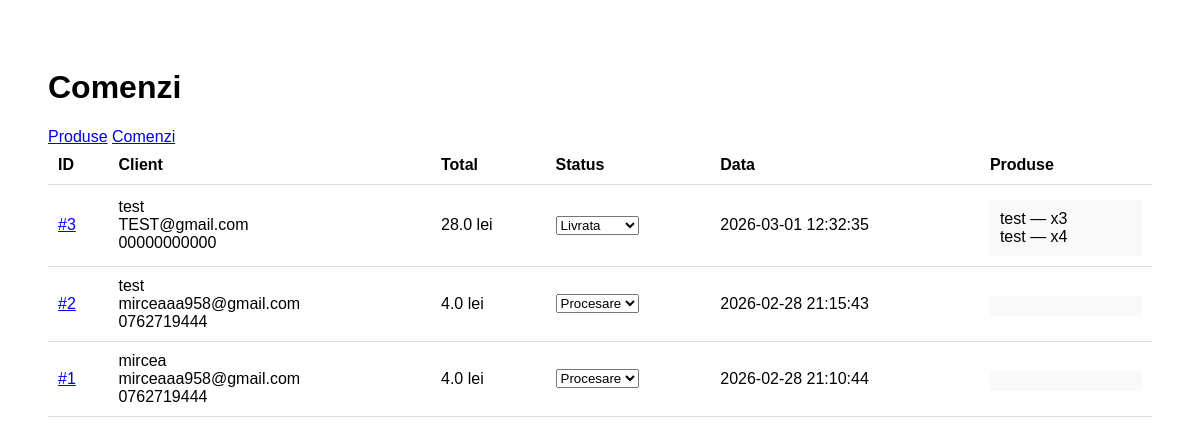
The page /admin/comenzi on the database as committed earlier.
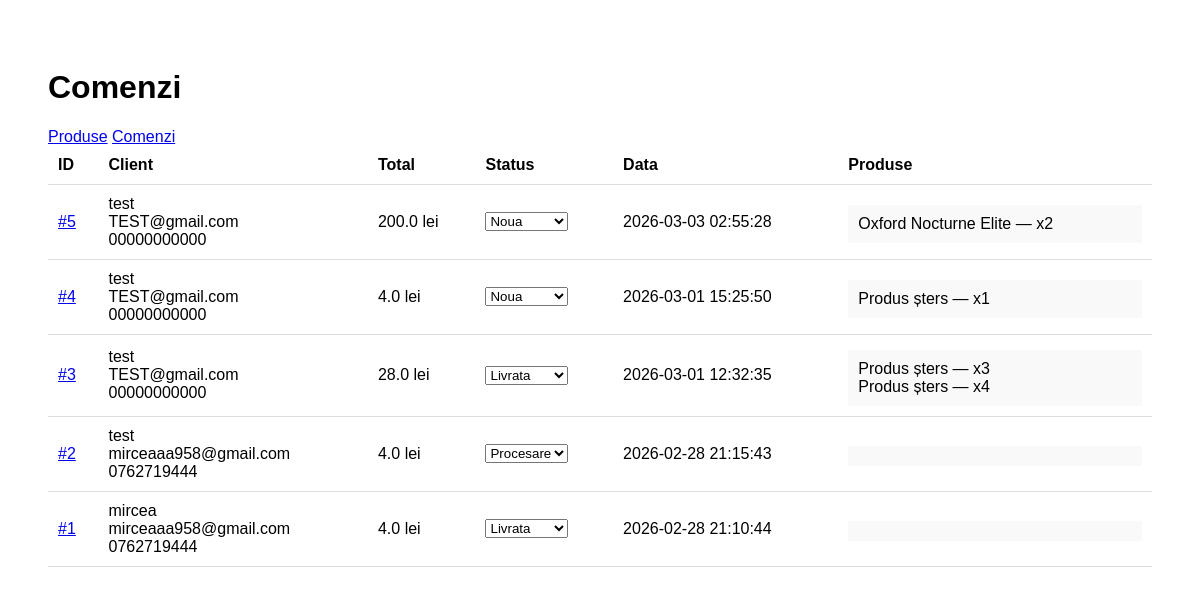
The same page on the database as committed later.
### tables this page shows
CREATE TABLE comenzi (
            id INTEGER PRIMARY KEY AUTOINCREMENT,
            nume TEXT,
            email TEXT,
            telefon TEXT,
            adresa TEXT,
            total REAL,
            data TEXT
        , produse TEXT, status TEXT DEFAULT 'Noua');

### app.py (the view)
@app.route("/admin/comenzi")
def admin_comenzi():
    db = get_db()
    rows = db.execute(
        "SELECT * FROM comenzi ORDER BY data DESC"
    ).fetchall()
    comenzi = []
    for c in rows:
        produse_list = []
        if c["produse"]:
            cos = eval(c["produse"])
            ids = [int(i) for i in cos.keys()]
            if ids:
                query = f"SELECT id, nume FROM produse WHERE id IN ({','.join(['?']*len(ids))})"
                produse_db = db.execute(query, ids).fetchall()
                nume_map = {p["id"]: p["nume"] for p in produse_db}
                for pid, cant in cos.items():
                    nume = nume_map.get(int(pid), "Produs șters")
                    produse_list.append(f"{nume} — x{cant}")
        comenzi.append({
            "id": c["id"],
            "nume": c["nume"],
            "email": c["email"],
            "telefon": c["telefon"],
            "total": c["total"],
            "data": c["data"],
            "status": c["status"],
            "produse": produse_list
      })
    return render_template("admin_comenzi.html", comenzi=comenzi)

### app.py (called while the page is built)
@app.context_processor
def inject_client():
    return dict(
        client_logat="client_id" in session,
        client_nume=session.get("client_nume"),
        client_email=session.get("client_email")
    )

def get_db():
    conn = sqlite3.connect(DATABASE)
    conn.row_factory = sqlite3.Row
    return conn

### templates/admin_comenzi.html (shortened to what this page needs)
<!DOCTYPE html>
<html>
<head>
</head>
<body>
<h1>Comenzi</h1>
<div class="admin-nav">
    <a href="/admin" class="tab">Produse</a>
    <a href="/admin/comenzi" class="tab active">Comenzi</a>
</div>
<table>
<tr>
    <th>ID</th>
    <th>Client</th>
    <th>Total</th>
    <th>Status</th>
    <th>Data</th>
    <th>Produse</th>
</tr>
{% for c in comenzi %}
<tr>
    <td>
    <a href="/admin/comanda/{{ c.id }}">#{{ c.id }}</a>
    </td>
    <td>
        {{ c.nume }}<br>
        {{ c.email }}<br>
        {{ c.telefon }}
    </td>
    <td>{{ c.total }} lei</td>
    <td>
    <form method="post" action="/admin/comanda/status/{{ c.id }}">
    <select name="status" onchange="this.form.submit()">
    <option {% if c.status=='Noua' %}selected{% endif %}>Noua</option>
    <option {% if c.status=='Procesare' %}selected{% endif %}>Procesare</option>
    <option {% if c.status=='Livrata' %}selected{% endif %}>Livrata</option>
    </select>
    </form>
    </td>
    <td>{{ c.data }}</td>
    <td>
        <div class="box">
            {% for p in c.produse %}
            {{ p }}<br>
            {% endfor %}
        </div>
    </td>
</tr>
{% endfor %}
</table>
</body>
</html>

Rows that differ between the two databases and show on the page:
added comenzi: id "5", nume "test", email "TEST@gmail.com", telefon "00000000000", total "200.0", status "Noua", data "2026-03-03 02:55:28", produse "Oxford Nocturne Elite — x2"
added comenzi: id "4", nume "test", email "TEST@gmail.com", telefon "00000000000", total "4.0", status "Noua", data "2026-03-01 15:25:50", produse "Produs șters — x1"
changed comenzi "mircea": status "Procesare" → "Livrata"
Other text that changed with them:
new list line: "Produs șters — x3"
new list line: "Produs șters — x4"
list line gone: "test — x3"
list line gone: "test — x4"
